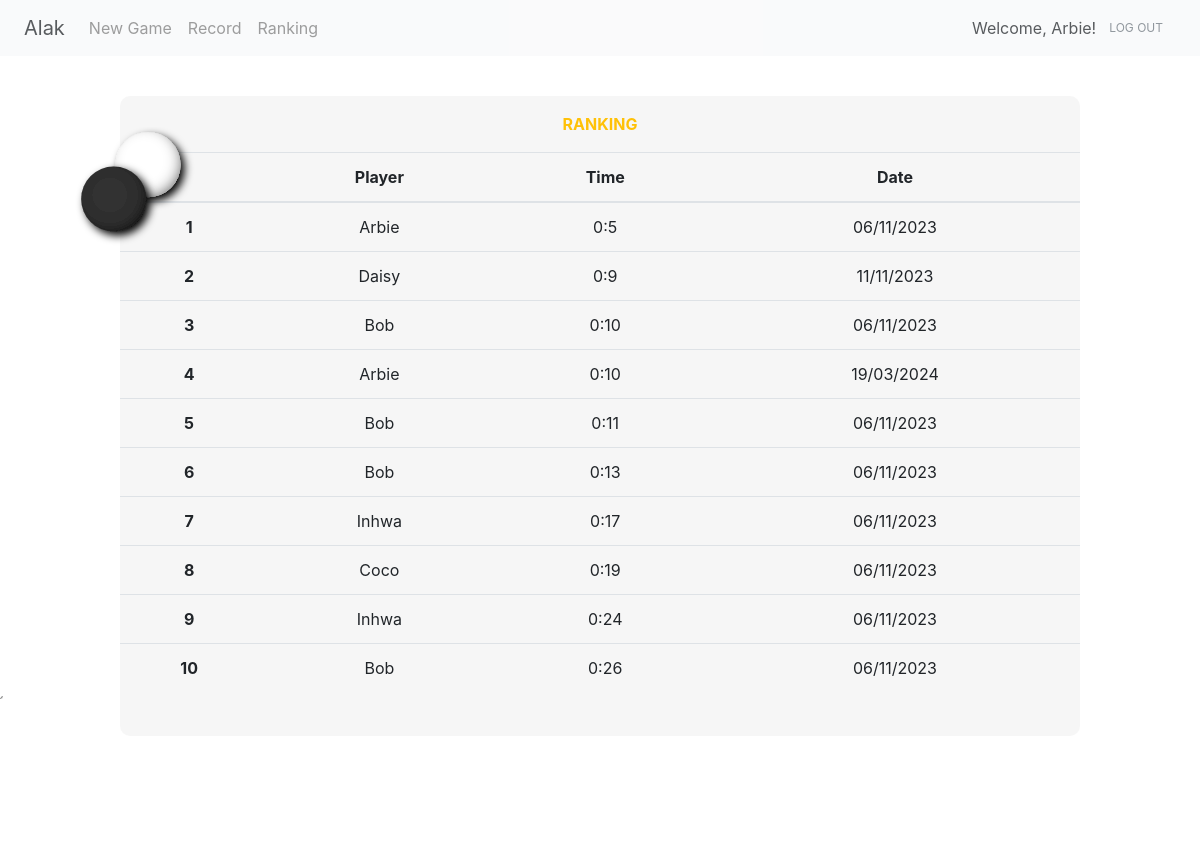
Page /ranking (signed in) on the committed database.
### project/models.py (models this page shows)
class User(UserMixin, db.Model):
    id = db.Column(db.Integer, primary_key=True) # primary keys are required by SQLAlchemy
    email = db.Column(db.String(100), unique=True)
    password = db.Column(db.String(100))
    name = db.Column(db.String(1000))

class Record(db.Model):
    __tablename__ = 'record'
    id = db.Column(db.Integer(), primary_key=True)
    user_id = db.Column(db.String(50))
    user_name = db.Column(db.String(50))
    time = db.Column(db.String(50))
    second = db.Column(db.Integer())
    result = db.Column(db.String(50))
    date = db.Column(db.String(50))

### project/main.py (the view)
@main.route('/ranking')
def ranking():
    try:
        displayed_name = current_user.name
    except:
        displayed_name = "our guest"
    record = Record.query.filter_by(result="WIN").order_by(Record.second).limit(10).all()
    return render_template('ranking.html', result=record, name=displayed_name)

### project/__init__.py (called while the page is built)
def create_app():
    app = Flask(__name__)
    app.config['SECRET_KEY'] = 'secret-key-goes-here'
    app.config['SQLALCHEMY_DATABASE_URI'] = 'sqlite:///db.sqlite'
    db.init_app(app)
    with app.app_context():
        db.create_all()
    login_manager = LoginManager()
    login_manager.login_view = 'auth.signin'
    login_manager.init_app(app)
    from .models import User
    @login_manager.user_loader
    def load_user(user_id):
        return User.query.get(int(user_id))
    from .auth import auth as auth_blueprint
    app.register_blueprint(auth_blueprint)
    from .main import main as main_blueprint
    app.register_blueprint(main_blueprint)
    return app

### project/templates/ranking.html (shortened to what this page needs)
{% extends 'base.html' %}
{% block content %}
    <svg id="svg" style="position: absolute; z-index: 1; top: 15%; left: 3%;" viewBox="-2.2 -2.2 7 7" xmlns="http://www.w3.org/2000/svg" width="200" height="120">
        <use href="#piece-white" x="2" y="0"/>
        <use href="#piece-black" x="0" y="2"/>
    </svg>
    <div style="position: relative; top: 5%; overflow-x: auto;" class="square rounded-9 big-square text-center">
        <p class="text-warning text-uppercase font-weight-bold pt-3">RANKING</p>
        <table class="table">
          <thead>
            <tr>
              <th scope="col"></th>
              <th scope="col">Player</th>
              <th scope="col">Time</th>
              <th scope="col">Date</th>
            </tr>
          </thead>
          <tbody style="overflow: auto; height: 100px;">
            {% for i in range(result | length) %}
            <tr>
              <th scope="row">{{ i + 1}}</th>
              <td> {{ result[i].user_name }} </td>
              <td> {{ result[i].time }} </td>
              <td> {{ result[i].date }} </td>
            </tr>
            {% endfor %}
          </tbody>
        </table>
    </div>
{% endblock %}

### project/templates/base.html (shortened to what this page needs)
<!doctype html>
<html lang="en" style="height: 100%;">
  <head>
    <link rel="stylesheet" href="https://stackpath.bootstrapcdn.com/bootstrap/4.3.1/css/bootstrap.min.css">
    <link rel="stylesheet" href="{{ url_for('static', filename= 'css/style.css') }}">
  </head>
  <body style="background-image: url('static/background.jpg'); background-size: cover; height: 100%;">
    <nav class="navbar navbar-expand-md navbar-light bg-light" style="opacity: 0.75;">
      <a class="navbar-brand ml-sm-2">Alak</a>
      <div class="collapse navbar-collapse" id="navbarNavAltMarkup">
        <div class="navbar-nav">
          {% if current_user.is_authenticated %}
            <a class="nav-item nav-link" href="{{ url_for('main.game')}}">New Game</a>
            <a class="nav-item nav-link" href="{{ url_for('main.record')}}">Record</a>
          {% endif %}
          <a class="nav-item nav-link" href="{{ url_for('main.ranking')}}">Ranking</a>
        </div>
      </div>
      {% if current_user.is_authenticated %}
        <a class="btn-outline-warning">Welcome, {{ name }}!</a>
        <a class="btn text-secondary mr-sm-2" style="font-size: 12px;" href="{{ url_for('auth.logout') }}" >LOG OUT</a>
      {% endif %}
    </nav>
    {% block content %} {% endblock %}
  </body>
</html>

### project/static/css/style.css (style rules this page uses)
.big-square { background-color: rgba(245, 245, 245, .85); height: 80%; width: 80%; margin-left: auto; margin-right: auto; display: block; border-radius: 10px; }

### rows in the picture
User: name "Arbie"
Record: user_name "Arbie", time "0:5", date "06/11/2023"
Record: user_name "Daisy", time "0:9", date "11/11/2023"
Record: user_name "Bob", time "0:10", date "06/11/2023"
Record: user_name "Arbie", time "0:10", date "19/03/2024"
Record: user_name "Bob", time "0:11", date "06/11/2023"
Record: user_name "Bob", time "0:13", date "06/11/2023"
Record: user_name "Inhwa", time "0:17", date "06/11/2023"
Record: user_name "Coco", time "0:19", date "06/11/2023"
Record: user_name "Inhwa", time "0:24", date "06/11/2023"
Record: user_name "Bob", time "0:26", date "06/11/2023"

### other values in the picture
{{ i + 1 }} "1" "2" "3" "4" "5" "6" "7" "8" "9" "10"
